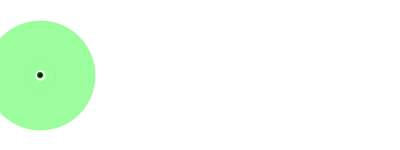
Frame 1 (no input)
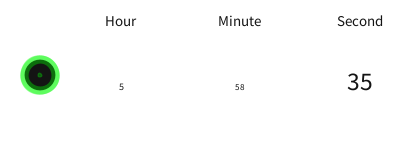
Frame 60 (the mouse pressed at the canvas centre just before this capture)
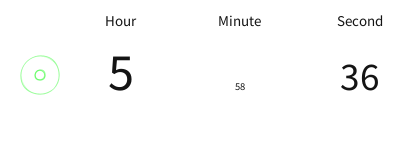
Frame 120 (the mouse held since frame 60 and released just before this capture)

The Processing sketch that drew these frames (run headless with seeded random() and noise(); from frame 60 on, the mouse is pressed at the canvas centre):

// Processing sketch: BeatClock
// ── BeatClock.pde
//Beat 24-hour Clock Designed by Chang-Long Kao
//Processing 3.4 (Java mode)

//constant
float min = 50;
float angle;
float bs = 100;
float bm = 100;
float bh = 100;

//start void setup()
void setup()
{
  size(400,150);
  smooth();
  textAlign(CENTER);
  noFill();
}//End of void setup()


//start void draw()
void draw()
{
  background(255);
    
  //map condition
  float s = map(second(), 0 ,60, 0, bs);
  float m = map(minute(), 0 ,60, 0, bm);
  float h = map(hour(), 0 ,12, 0, bh);
  
  //beat map condition by cos
  float ss = map(cos(angle), -1, 1, 0, 60);
  float ss2 = map(sin(s+angle), -1, 1, 0, 60);
  
  float sm = map(cos(angle), -1, 1, 0, 60);
  float sm2 = map(sin(m+angle), -1, 1, 0, 60);
  
  float sh = map(cos(angle), -1, 1, 0, 12);
  float sh2 = map(sin(h+angle), -1, 1, 0, 12);
  
  
  //set up at the center
  translate(width/2, height/2);
 
  //mark text
  pushMatrix(); 
  textSize(15);
  stroke(250,20,20);
  text("Hour" , -80,-50);
  stroke(20,20,250);
  text("Minute" ,40,-50);
  stroke(20,250,20);
  text("Second" , 160,-50);
  popMatrix();
  
 
 //Beat effect:time text
 //textSize +1 to avoid 0
  pushMatrix();

  stroke(250,0,0,100); 
  strokeWeight(sh2);
  textSize(5*sh2+1);
  text(nf(hour()), -80,15);
  
  stroke(0,250,0,100);
  strokeWeight(sm2);
  textSize(sm2+1);
  text(nf(minute()), 40,15);
    
  strokeWeight(ss2);
  textSize(ss2+1);
  text(nf(second()), 160,15);
  
  angle += 0.0523/2;
  popMatrix();

  //Beat circle condition
  if (ss < min) fill(20);
  strokeWeight(ss2);
  ellipse(-160, 0, ss/2, ss/2);

  if (sm < min) fill(20);
  strokeWeight(sm2);
  ellipse(-160, 0, sm, sm);
  
  if (sh < min) fill(20);
  strokeWeight(sh2);
  ellipse(-160, 0, sh/2, sh/2);
  
}//End of void draw()
//EOF
